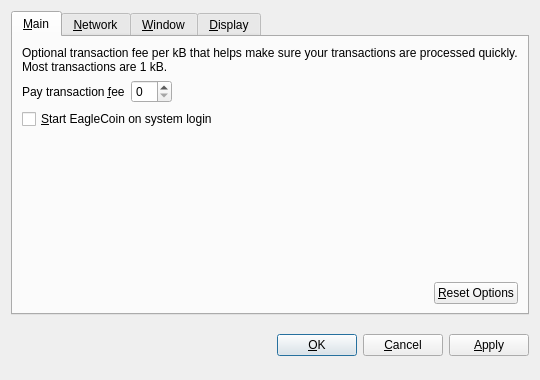
<?xml version="1.0" encoding="UTF-8"?>
<ui version="4.0">
 <class>OptionsDialog</class>
 <widget class="QDialog" name="OptionsDialog">
  <property name="geometry">
   <rect>
    <x>0</x>
    <y>0</y>
    <width>540</width>
    <height>380</height>
   </rect>
  </property>
  <property name="windowTitle">
   <string>Options</string>
  </property>
  <property name="modal">
   <bool>true</bool>
  </property>
  <layout class="QVBoxLayout" name="verticalLayout">
   <item>
    <widget class="QTabWidget" name="tabWidget">
     <property name="tabPosition">
      <enum>QTabWidget::North</enum>
     </property>
     <property name="currentIndex">
      <number>0</number>
     </property>
     <widget class="QWidget" name="tabMain">
      <attribute name="title">
       <string>&amp;Main</string>
      </attribute>
      <layout class="QVBoxLayout" name="verticalLayout_Main">
       <item>
        <widget class="QLabel" name="transactionFeeInfoLabel">
         <property name="text">
          <string>Optional transaction fee per kB that helps make sure your transactions are processed quickly. Most transactions are 1 kB.</string>
         </property>
         <property name="textFormat">
          <enum>Qt::PlainText</enum>
         </property>
         <property name="wordWrap">
          <bool>true</bool>
         </property>
        </widget>
       </item>
       <item>
        <layout class="QHBoxLayout" name="horizontalLayout_1_Main">
         <item>
          <widget class="QLabel" name="transactionFeeLabel">
           <property name="text">
            <string>Pay transaction &amp;fee</string>
           </property>
           <property name="textFormat">
            <enum>Qt::PlainText</enum>
           </property>
           <property name="buddy">
            <cstring>transactionFee</cstring>
           </property>
          </widget>
         </item>
         <item>
          <widget class="BitcoinAmountField" name="transactionFee"/>
         </item>
         <item>
          <spacer name="horizontalSpacer_1_Main">
           <property name="orientation">
            <enum>Qt::Horizontal</enum>
           </property>
           <property name="sizeHint" stdset="0">
            <size>
             <width>40</width>
             <height>20</height>
            </size>
           </property>
          </spacer>
         </item>
        </layout>
       </item>
       <item>
        <widget class="QCheckBox" name="bitcoinAtStartup">
         <property name="toolTip">
          <string>Automatically start EagleCoin after logging in to the system.</string>
         </property>
         <property name="text">
          <string>&amp;Start EagleCoin on system login</string>
         </property>
        </widget>
       </item>
       <item>
        <spacer name="verticalSpacer_Main">
         <property name="orientation">
          <enum>Qt::Vertical</enum>
         </property>
         <property name="sizeHint" stdset="0">
          <size>
           <width>20</width>
           <height>40</height>
          </size>
         </property>
        </spacer>
       </item>
       <item>
        <layout class="QHBoxLayout" name="horizontalLayout_2_Main">
         <item>
          <spacer name="horizontalSpacer_2_Main">
           <property name="orientation">
            <enum>Qt::Horizontal</enum>
           </property>
           <property name="sizeHint" stdset="0">
            <size>
             <width>40</width>
             <height>20</height>
            </size>
           </property>
          </spacer>
         </item>
         <item>
          <widget class="QPushButton" name="resetButton">
           <property name="toolTip">
            <string>Reset all client options to default.</string>
           </property>
           <property name="text">
            <string>&amp;Reset Options</string>
           </property>
           <property name="autoDefault">
            <bool>false</bool>
           </property>
          </widget>
         </item>
        </layout>
       </item>
      </layout>
     </widget>
     <widget class="QWidget" name="tabNetwork">
      <attribute name="title">
       <string>&amp;Network</string>
      </attribute>
      <layout class="QVBoxLayout" name="verticalLayout_Network">
       <item>
        <widget class="QCheckBox" name="mapPortUpnp">
         <property name="toolTip">
          <string>Automatically open the EagleCoin client port on the router. This only works when your router supports UPnP and it is enabled.</string>
         </property>
         <property name="text">
          <string>Map port using &amp;UPnP</string>
         </property>
        </widget>
       </item>
       <item>
        <widget class="QCheckBox" name="connectSocks">
         <property name="toolTip">
          <string>Connect to the EagleCoin network through a SOCKS proxy (e.g. when connecting through Tor).</string>
         </property>
         <property name="text">
          <string>&amp;Connect through SOCKS proxy:</string>
         </property>
        </widget>
       </item>
       <item>
        <layout class="QHBoxLayout" name="horizontalLayout_Network">
         <item>
          <widget class="QLabel" name="proxyIpLabel">
           <property name="text">
            <string>Proxy &amp;IP:</string>
           </property>
           <property name="textFormat">
            <enum>Qt::PlainText</enum>
           </property>
           <property name="buddy">
            <cstring>proxyIp</cstring>
           </property>
          </widget>
         </item>
         <item>
          <widget class="QValidatedLineEdit" name="proxyIp">
           <property name="maximumSize">
            <size>
             <width>140</width>
             <height>16777215</height>
            </size>
           </property>
           <property name="toolTip">
            <string>IP address of the proxy (e.g. 127.0.0.1)</string>
           </property>
          </widget>
         </item>
         <item>
          <widget class="QLabel" name="proxyPortLabel">
           <property name="text">
            <string>&amp;Port:</string>
           </property>
           <property name="textFormat">
            <enum>Qt::PlainText</enum>
           </property>
           <property name="buddy">
            <cstring>proxyPort</cstring>
           </property>
          </widget>
         </item>
         <item>
          <widget class="QLineEdit" name="proxyPort">
           <property name="maximumSize">
            <size>
             <width>55</width>
             <height>16777215</height>
            </size>
           </property>
           <property name="toolTip">
            <string>Port of the proxy (e.g. 9050)</string>
           </property>
          </widget>
         </item>
         <item>
          <widget class="QLabel" name="socksVersionLabel">
           <property name="text">
            <string>SOCKS &amp;Version:</string>
           </property>
           <property name="textFormat">
            <enum>Qt::PlainText</enum>
           </property>
           <property name="buddy">
            <cstring>socksVersion</cstring>
           </property>
          </widget>
         </item>
         <item>
          <widget class="QValueComboBox" name="socksVersion">
           <property name="toolTip">
            <string>SOCKS version of the proxy (e.g. 5)</string>
           </property>
          </widget>
         </item>
         <item>
          <spacer name="horizontalSpacer_Network">
           <property name="orientation">
            <enum>Qt::Horizontal</enum>
           </property>
           <property name="sizeHint" stdset="0">
            <size>
             <width>40</width>
             <height>20</height>
            </size>
           </property>
          </spacer>
         </item>
        </layout>
       </item>
       <item>
        <spacer name="verticalSpacer_Network">
         <property name="orientation">
          <enum>Qt::Vertical</enum>
         </property>
         <property name="sizeHint" stdset="0">
          <size>
           <width>20</width>
           <height>40</height>
          </size>
         </property>
        </spacer>
       </item>
      </layout>
     </widget>
     <widget class="QWidget" name="tabWindow">
      <attribute name="title">
       <string>&amp;Window</string>
      </attribute>
      <layout class="QVBoxLayout" name="verticalLayout_Window">
       <item>
        <widget class="QCheckBox" name="minimizeToTray">
         <property name="toolTip">
          <string>Show only a tray icon after minimizing the window.</string>
         </property>
         <property name="text">
          <string>&amp;Minimize to the tray instead of the taskbar</string>
         </property>
        </widget>
       </item>
       <item>
        <widget class="QCheckBox" name="minimizeOnClose">
         <property name="toolTip">
          <string>Minimize instead of exit the application when the window is closed. When this option is enabled, the application will be closed only after selecting Quit in the menu.</string>
         </property>
         <property name="text">
          <string>M&amp;inimize on close</string>
         </property>
        </widget>
       </item>
       <item>
        <spacer name="verticalSpacer_Window">
         <property name="orientation">
          <enum>Qt::Vertical</enum>
         </property>
         <property name="sizeHint" stdset="0">
          <size>
           <width>20</width>
           <height>40</height>
          </size>
         </property>
        </spacer>
       </item>
      </layout>
     </widget>
     <widget class="QWidget" name="tabDisplay">
      <attribute name="title">
       <string>&amp;Display</string>
      </attribute>
      <layout class="QVBoxLayout" name="verticalLayout_Display">
       <item>
        <layout class="QHBoxLayout" name="horizontalLayout_1_Display">
         <item>
          <widget class="QLabel" name="langLabel">
           <property name="text">
            <string>User Interface &amp;language:</string>
           </property>
           <property name="textFormat">
            <enum>Qt::PlainText</enum>
           </property>
           <property name="buddy">
            <cstring>lang</cstring>
           </property>
          </widget>
         </item>
         <item>
          <widget class="QValueComboBox" name="lang">
           <property name="toolTip">
            <string>The user interface language can be set here. This setting will take effect after restarting EagleCoin.</string>
           </property>
          </widget>
         </item>
        </layout>
       </item>
       <item>
        <layout class="QHBoxLayout" name="horizontalLayout_2_Display">
         <item>
          <widget class="QLabel" name="unitLabel">
           <property name="text">
            <string>&amp;Unit to show amounts in:</string>
           </property>
           <property name="textFormat">
            <enum>Qt::PlainText</enum>
           </property>
           <property name="buddy">
            <cstring>unit</cstring>
           </property>
          </widget>
         </item>
         <item>
          <widget class="QValueComboBox" name="unit">
           <property name="toolTip">
            <string>Choose the default subdivision unit to show in the interface and when sending coins.</string>
           </property>
          </widget>
         </item>
        </layout>
       </item>
       <item>
        <widget class="QCheckBox" name="displayAddresses">
         <property name="toolTip">
          <string>Whether to show EagleCoin addresses in the transaction list or not.</string>
         </property>
         <property name="text">
          <string>&amp;Display addresses in transaction list</string>
         </property>
        </widget>
       </item>
       <item>
        <spacer name="verticalSpacer_Display">
         <property name="orientation">
          <enum>Qt::Vertical</enum>
         </property>
         <property name="sizeHint" stdset="0">
          <size>
           <width>20</width>
           <height>40</height>
          </size>
         </property>
        </spacer>
       </item>
      </layout>
     </widget>
    </widget>
   </item>
   <item>
    <layout class="QHBoxLayout" name="horizontalLayout_Buttons">
     <item>
      <spacer name="horizontalSpacer_1">
       <property name="orientation">
        <enum>Qt::Horizontal</enum>
       </property>
       <property name="sizeHint" stdset="0">
        <size>
         <width>40</width>
         <height>48</height>
        </size>
       </property>
      </spacer>
     </item>
     <item>
      <widget class="QLabel" name="statusLabel">
       <property name="font">
        <font>
         <weight>75</weight>
         <bold>true</bold>
        </font>
       </property>
       <property name="text">
        <string/>
       </property>
       <property name="textFormat">
        <enum>Qt::PlainText</enum>
       </property>
       <property name="wordWrap">
        <bool>true</bool>
       </property>
      </widget>
     </item>
     <item>
      <spacer name="horizontalSpacer_2">
       <property name="orientation">
        <enum>Qt::Horizontal</enum>
       </property>
       <property name="sizeHint" stdset="0">
        <size>
         <width>40</width>
         <height>48</height>
        </size>
       </property>
      </spacer>
     </item>
     <item>
      <widget class="QPushButton" name="okButton">
       <property name="text">
        <string>&amp;OK</string>
       </property>
      </widget>
     </item>
     <item>
      <widget class="QPushButton" name="cancelButton">
       <property name="text">
        <string>&amp;Cancel</string>
       </property>
       <property name="autoDefault">
        <bool>false</bool>
       </property>
      </widget>
     </item>
     <item>
      <widget class="QPushButton" name="applyButton">
       <property name="text">
        <string>&amp;Apply</string>
       </property>
       <property name="autoDefault">
        <bool>false</bool>
       </property>
      </widget>
     </item>
    </layout>
   </item>
  </layout>
 </widget>
 <customwidgets>
  <customwidget>
   <class>BitcoinAmountField</class>
   <extends>QSpinBox</extends>
   <header>bitcoinamountfield.h</header>
  </customwidget>
  <customwidget>
   <class>QValueComboBox</class>
   <extends>QComboBox</extends>
   <header>qvaluecombobox.h</header>
  </customwidget>
  <customwidget>
   <class>QValidatedLineEdit</class>
   <extends>QLineEdit</extends>
   <header>qvalidatedlineedit.h</header>
  </customwidget>
 </customwidgets>
 <resources/>
 <connections/>
</ui>
